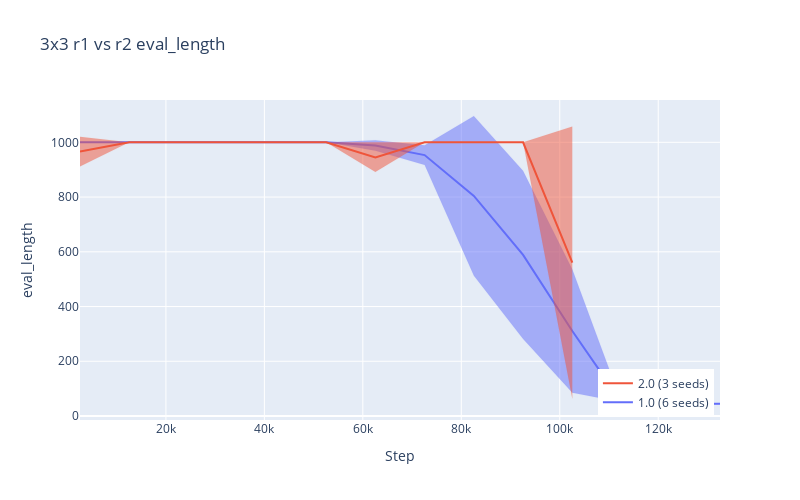
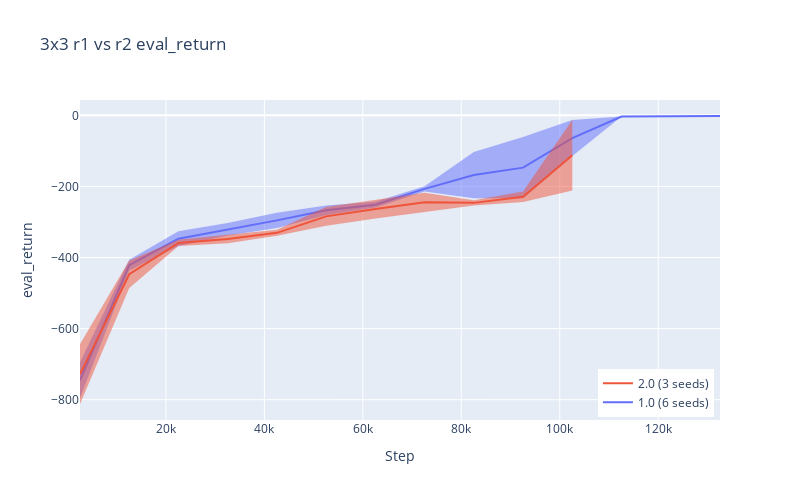
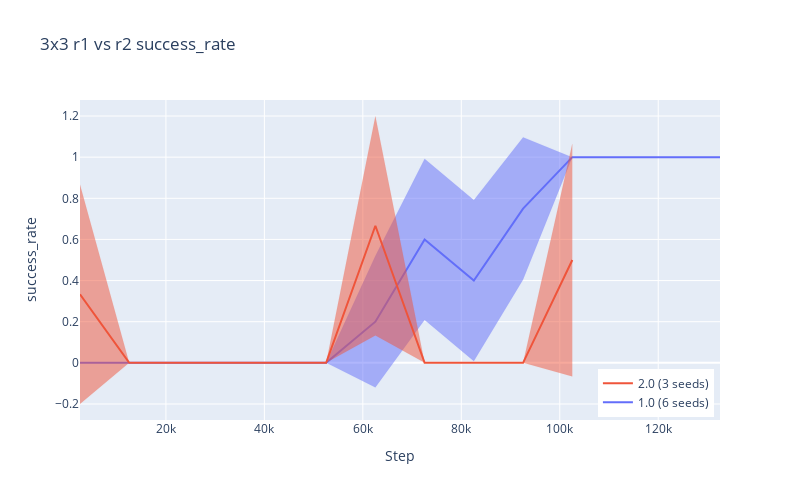

Notebook cell for these charts, in order:
### Markdown cell above
## Hiperparâmetros

### Code cell
common_query = {
    "task": "sldp_onehot",
    "env__sparse_rewards": False,
    "env__w": 3,
    "units": 512,
}
get_reward_and_success(
    experiment_name="3x3 r1 vs r2",
    config_queries=[
        {
            **common_query,
            "batch_size": 16,
        },
        {
            **common_query,
            "batch_size": 48,
        },
    ],
    key_to_compare="train_every",
    bin_size=100,
)

### Figure 1 — Plotly figure (JSON) as saved in the notebook; plotly's stock layout.template omitted (floating-point values rounded to 4 significant figures)
{"data": [{"line": {"color": "rgba(99, 110, 250,1)"}, "mode": "lines", "name": "1.0 (6 seeds)", "type": "scatter", "x": [2550, 12550, 22550, 32550, 42550, 52550, 62550, 72550, 82550, 92550, 102550, 112550, 122550, 132550], "y": [1000, 1000, 1000, 1000, 1000, 1000, 988.2, 953.2, 804.2, 588.8, 310.5, 50.62, 43.94, 44.5]}, {"line": {"color": "rgba(99, 110, 250,0.01)"}, "mode": "lines", "showlegend": false, "type": "scatter", "x": [2550, 12550, 22550, 32550, 42550, 52550, 62550, 72550, 82550, 92550, 102550, 112550, 122550, 132550], "y": [1000, 1000, 1000, 1000, 1000, 1000, 969.4, 917.2, 512.4, 281.3, 85.12, 50.62, 43.94, 44.5]}, {"fill": "tonexty", "line": {"color": "rgba(99, 110, 250,0.01)"}, "mode": "lines", "showlegend": false, "type": "scatter", "x": [2550, 12550, 22550, 32550, 42550, 52550, 62550, 72550, 82550, 92550, 102550, 112550, 122550, 132550], "y": [1000, 1000, 1000, 1000, 1000, 1000, 1007.0, 989.3, 1096.0, 896.4, 535.9, 50.62, 43.94, 44.5]}, {"line": {"color": "rgba(239, 85, 59,1)"}, "mode": "lines", "name": "2.0 (3 seeds)", "type": "scatter", "x": [2550, 12550, 22550, 32550, 42550, 52550, 62550, 72550, 82550, 92550, 102550], "y": [965.9, 1000, 1000, 1000, 1000, 1000, 944.8, 1000, 1000, 1000, 560.6]}, {"line": {"color": "rgba(239, 85, 59,0.01)"}, "mode": "lines", "showlegend": false, "type": "scatter", "x": [2550, 12550, 22550, 32550, 42550, 52550, 62550, 72550, 82550, 92550, 102550], "y": [911.4, 1000, 1000, 1000, 1000, 1000, 891.3, 1000, 1000, 1000, 63.29]}, {"fill": "tonexty", "line": {"color": "rgba(239, 85, 59,0.01)"}, "mode": "lines", "showlegend": false, "type": "scatter", "x": [2550, 12550, 22550, 32550, 42550, 52550, 62550, 72550, 82550, 92550, 102550], "y": [1020.0, 1000, 1000, 1000, 1000, 1000, 998.3, 1000, 1000, 1000, 1058.0]}], "layout": {"height": 500, "legend": {"x": 0.9905, "xanchor": "right", "y": 0.01, "yanchor": "bottom"}, "title": {"text": "3x3 r1 vs r2 eval_length"}, "width": 800, "xaxis": {"title": {"text": "Step"}}, "yaxis": {"title": {"text": "eval_length"}}}}

### Figure 2 — Plotly figure (JSON) as saved in the notebook; plotly's stock layout.template omitted (floating-point values rounded to 4 significant figures)
{"data": [{"line": {"color": "rgba(99, 110, 250,1)"}, "mode": "lines", "name": "1.0 (6 seeds)", "type": "scatter", "x": [2550, 12550, 22550, 32550, 42550, 52550, 62550, 72550, 82550, 92550, 102550, 112550, 122550, 132550], "y": [-745.4, -421.4, -347.1, -320.7, -295.5, -267.0, -251.3, -206.9, -167.9, -147.1, -63.88, -3.52, -3.012, -1.846]}, {"line": {"color": "rgba(99, 110, 250,0.01)"}, "mode": "lines", "showlegend": false, "type": "scatter", "x": [2550, 12550, 22550, 32550, 42550, 52550, 62550, 72550, 82550, 92550, 102550, 112550, 122550, 132550], "y": [-795.3, -436.3, -367.9, -338.1, -316.7, -280.5, -259.6, -214.0, -233.0, -233.2, -114.7, -3.52, -3.012, -1.846]}, {"fill": "tonexty", "line": {"color": "rgba(99, 110, 250,0.01)"}, "mode": "lines", "showlegend": false, "type": "scatter", "x": [2550, 12550, 22550, 32550, 42550, 52550, 62550, 72550, 82550, 92550, 102550, 112550, 122550, 132550], "y": [-695.6, -406.5, -326.3, -303.2, -274.4, -253.5, -243.0, -199.8, -102.8, -60.99, -13.09, -3.52, -3.012, -1.846]}, {"line": {"color": "rgba(239, 85, 59,1)"}, "mode": "lines", "name": "2.0 (3 seeds)", "type": "scatter", "x": [2550, 12550, 22550, 32550, 42550, 52550, 62550, 72550, 82550, 92550, 102550], "y": [-728.2, -447.0, -359.0, -348.2, -330.6, -284.3, -263.6, -244.2, -246.3, -229.2, -112.0]}, {"line": {"color": "rgba(239, 85, 59,0.01)"}, "mode": "lines", "showlegend": false, "type": "scatter", "x": [2550, 12550, 22550, 32550, 42550, 52550, 62550, 72550, 82550, 92550, 102550], "y": [-812.1, -485.7, -367.9, -360.0, -339.1, -310.8, -290.5, -270.9, -253.5, -244.1, -211.2]}, {"fill": "tonexty", "line": {"color": "rgba(239, 85, 59,0.01)"}, "mode": "lines", "showlegend": false, "type": "scatter", "x": [2550, 12550, 22550, 32550, 42550, 52550, 62550, 72550, 82550, 92550, 102550], "y": [-644.4, -408.2, -350.1, -336.4, -322.2, -257.8, -236.8, -217.5, -239.0, -214.2, -12.76]}], "layout": {"height": 500, "legend": {"x": 0.9905, "xanchor": "right", "y": 0.01, "yanchor": "bottom"}, "title": {"text": "3x3 r1 vs r2 eval_return"}, "width": 800, "xaxis": {"title": {"text": "Step"}}, "yaxis": {"title": {"text": "eval_return"}}}}

### Figure 3 — Plotly figure (JSON) as saved in the notebook; plotly's stock layout.template omitted (floating-point values rounded to 4 significant figures)
{"data": [{"line": {"color": "rgba(99, 110, 250,1)"}, "mode": "lines", "name": "1.0 (6 seeds)", "type": "scatter", "x": [2550, 12550, 22550, 32550, 42550, 52550, 62550, 72550, 82550, 92550, 102550, 112550, 122550, 132550], "y": [0, 0, 0, 0, 0, 0, 0.2, 0.6, 0.4, 0.75, 1, 1, 1, 1]}, {"line": {"color": "rgba(99, 110, 250,0.01)"}, "mode": "lines", "showlegend": false, "type": "scatter", "x": [2550, 12550, 22550, 32550, 42550, 52550, 62550, 72550, 82550, 92550, 102550, 112550, 122550, 132550], "y": [0, 0, 0, 0, 0, 0, -0.1201, 0.208, 0.008, 0.4035, 1, 1, 1, 1]}, {"fill": "tonexty", "line": {"color": "rgba(99, 110, 250,0.01)"}, "mode": "lines", "showlegend": false, "type": "scatter", "x": [2550, 12550, 22550, 32550, 42550, 52550, 62550, 72550, 82550, 92550, 102550, 112550, 122550, 132550], "y": [0, 0, 0, 0, 0, 0, 0.5201, 0.992, 0.792, 1.096, 1, 1, 1, 1]}, {"line": {"color": "rgba(239, 85, 59,1)"}, "mode": "lines", "name": "2.0 (3 seeds)", "type": "scatter", "x": [2550, 12550, 22550, 32550, 42550, 52550, 62550, 72550, 82550, 92550, 102550], "y": [0.3333, 0, 0, 0, 0, 0, 0.6667, 0, 0, 0, 0.5]}, {"line": {"color": "rgba(239, 85, 59,0.01)"}, "mode": "lines", "showlegend": false, "type": "scatter", "x": [2550, 12550, 22550, 32550, 42550, 52550, 62550, 72550, 82550, 92550, 102550], "y": [-0.2001, 0, 0, 0, 0, 0, 0.1332, 0, 0, 0, -0.0658]}, {"fill": "tonexty", "line": {"color": "rgba(239, 85, 59,0.01)"}, "mode": "lines", "showlegend": false, "type": "scatter", "x": [2550, 12550, 22550, 32550, 42550, 52550, 62550, 72550, 82550, 92550, 102550], "y": [0.8668, 0, 0, 0, 0, 0, 1.2, 0, 0, 0, 1.066]}], "layout": {"height": 500, "legend": {"x": 0.9905, "xanchor": "right", "y": 0.01, "yanchor": "bottom"}, "title": {"text": "3x3 r1 vs r2 success_rate"}, "width": 800, "xaxis": {"title": {"text": "Step"}}, "yaxis": {"title": {"text": "success_rate"}}}}
